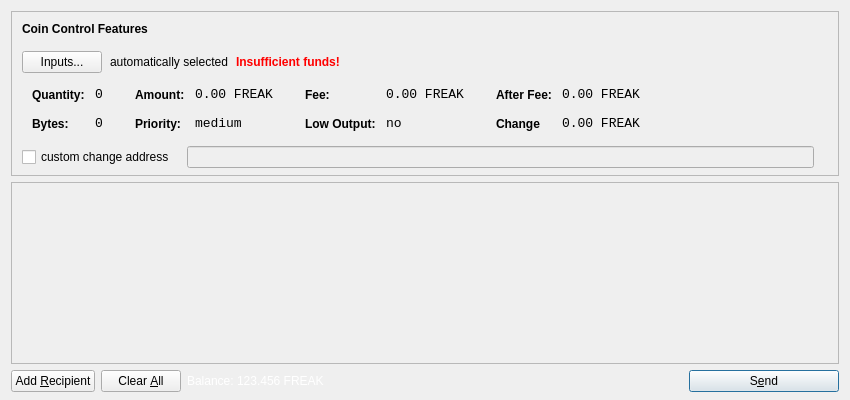
<?xml version="1.0" encoding="UTF-8"?>
<ui version="4.0">
 <class>SendCoinsDialog</class>
 <widget class="QDialog" name="SendCoinsDialog">
  <property name="geometry">
   <rect>
    <x>0</x>
    <y>0</y>
    <width>850</width>
    <height>400</height>
   </rect>
  </property>
  <property name="windowTitle">
   <string>Send Coins</string>
  </property>
  <layout class="QVBoxLayout" name="verticalLayout" stretch="0,1,0">
   <property name="bottomMargin">
    <number>8</number>
   </property>
   <item>
    <widget class="QFrame" name="frameCoinControl">
     <property name="sizePolicy">
      <sizepolicy hsizetype="Expanding" vsizetype="Expanding">
       <horstretch>0</horstretch>
       <verstretch>0</verstretch>
      </sizepolicy>
     </property>
     <property name="maximumSize">
      <size>
       <width>16777215</width>
       <height>16777215</height>
      </size>
     </property>
     <property name="frameShape">
      <enum>QFrame::StyledPanel</enum>
     </property>
     <property name="frameShadow">
      <enum>QFrame::Sunken</enum>
     </property>
     <layout class="QVBoxLayout" name="verticalLayoutCoinControl2">
      <property name="spacing">
       <number>-1</number>
      </property>
      <property name="leftMargin">
       <number>0</number>
      </property>
      <property name="topMargin">
       <number>0</number>
      </property>
      <property name="rightMargin">
       <number>0</number>
      </property>
      <property name="bottomMargin">
       <number>6</number>
      </property>
      <item>
       <layout class="QVBoxLayout" name="verticalLayoutCoinControl" stretch="0,0,0,0,1">
        <property name="spacing">
         <number>0</number>
        </property>
        <property name="leftMargin">
         <number>10</number>
        </property>
        <property name="topMargin">
         <number>10</number>
        </property>
        <item>
         <layout class="QHBoxLayout" name="horizontalLayoutCoinControl1">
          <property name="bottomMargin">
           <number>15</number>
          </property>
          <item>
           <widget class="QLabel" name="labelCoinControlFeatures">
            <property name="sizePolicy">
             <sizepolicy hsizetype="Preferred" vsizetype="Maximum">
              <horstretch>0</horstretch>
              <verstretch>0</verstretch>
             </sizepolicy>
            </property>
            <property name="font">
             <font>
              <weight>75</weight>
              <bold>true</bold>
             </font>
            </property>
            <property name="styleSheet">
             <string notr="true">font-weight:bold;</string>
            </property>
            <property name="text">
             <string>Coin Control Features</string>
            </property>
           </widget>
          </item>
         </layout>
        </item>
        <item>
         <layout class="QHBoxLayout" name="horizontalLayoutCoinControl2" stretch="0,0,0,0">
          <property name="spacing">
           <number>8</number>
          </property>
          <property name="bottomMargin">
           <number>10</number>
          </property>
          <item>
           <widget class="QPushButton" name="pushButtonCoinControl">
            <property name="styleSheet">
             <string notr="true"/>
            </property>
            <property name="text">
             <string>Inputs...</string>
            </property>
           </widget>
          </item>
          <item>
           <widget class="QLabel" name="labelCoinControlAutomaticallySelected">
            <property name="text">
             <string>automatically selected</string>
            </property>
            <property name="margin">
             <number>5</number>
            </property>
           </widget>
          </item>
          <item>
           <widget class="QLabel" name="labelCoinControlInsuffFunds">
            <property name="font">
             <font>
              <weight>75</weight>
              <bold>true</bold>
             </font>
            </property>
            <property name="styleSheet">
             <string notr="true">color:red;font-weight:bold;</string>
            </property>
            <property name="text">
             <string>Insufficient funds!</string>
            </property>
            <property name="margin">
             <number>5</number>
            </property>
           </widget>
          </item>
          <item>
           <spacer name="horizontalSpacerCoinControl">
            <property name="orientation">
             <enum>Qt::Horizontal</enum>
            </property>
            <property name="sizeHint" stdset="0">
             <size>
              <width>40</width>
              <height>1</height>
             </size>
            </property>
           </spacer>
          </item>
         </layout>
        </item>
        <item>
         <widget class="QWidget" name="widgetCoinControl" native="true">
          <property name="sizePolicy">
           <sizepolicy hsizetype="Preferred" vsizetype="Preferred">
            <horstretch>0</horstretch>
            <verstretch>0</verstretch>
           </sizepolicy>
          </property>
          <property name="minimumSize">
           <size>
            <width>0</width>
            <height>0</height>
           </size>
          </property>
          <property name="styleSheet">
           <string notr="true"/>
          </property>
          <layout class="QHBoxLayout" name="horizontalLayoutCoinControl5">
           <property name="margin">
            <number>0</number>
           </property>
           <item>
            <layout class="QHBoxLayout" name="horizontalLayoutCoinControl3" stretch="0,0,0,1">
             <property name="spacing">
              <number>20</number>
             </property>
             <property name="topMargin">
              <number>0</number>
             </property>
             <property name="bottomMargin">
              <number>10</number>
             </property>
             <item>
              <layout class="QFormLayout" name="formLayoutCoinControl1">
               <property name="horizontalSpacing">
                <number>10</number>
               </property>
               <property name="verticalSpacing">
                <number>14</number>
               </property>
               <property name="leftMargin">
                <number>10</number>
               </property>
               <property name="topMargin">
                <number>4</number>
               </property>
               <property name="rightMargin">
                <number>6</number>
               </property>
               <item row="0" column="0">
                <widget class="QLabel" name="labelCoinControlQuantityText">
                 <property name="styleSheet">
                  <string notr="true">font-weight:bold;</string>
                 </property>
                 <property name="text">
                  <string>Quantity:</string>
                 </property>
                 <property name="margin">
                  <number>0</number>
                 </property>
                </widget>
               </item>
               <item row="0" column="1">
                <widget class="QLabel" name="labelCoinControlQuantity">
                 <property name="font">
                  <font>
                   <family>Monospace</family>
                   <pointsize>10</pointsize>
                  </font>
                 </property>
                 <property name="cursor">
                  <cursorShape>IBeamCursor</cursorShape>
                 </property>
                 <property name="contextMenuPolicy">
                  <enum>Qt::ActionsContextMenu</enum>
                 </property>
                 <property name="text">
                  <string>0</string>
                 </property>
                 <property name="margin">
                  <number>0</number>
                 </property>
                 <property name="textInteractionFlags">
                  <set>Qt::LinksAccessibleByMouse|Qt::TextSelectableByKeyboard|Qt::TextSelectableByMouse</set>
                 </property>
                </widget>
               </item>
               <item row="1" column="0">
                <widget class="QLabel" name="labelCoinControlBytesText">
                 <property name="styleSheet">
                  <string notr="true">font-weight:bold;</string>
                 </property>
                 <property name="text">
                  <string>Bytes:</string>
                 </property>
                </widget>
               </item>
               <item row="1" column="1">
                <widget class="QLabel" name="labelCoinControlBytes">
                 <property name="font">
                  <font>
                   <family>Monospace</family>
                   <pointsize>10</pointsize>
                  </font>
                 </property>
                 <property name="cursor">
                  <cursorShape>IBeamCursor</cursorShape>
                 </property>
                 <property name="contextMenuPolicy">
                  <enum>Qt::ActionsContextMenu</enum>
                 </property>
                 <property name="text">
                  <string>0</string>
                 </property>
                 <property name="textInteractionFlags">
                  <set>Qt::LinksAccessibleByMouse|Qt::TextSelectableByKeyboard|Qt::TextSelectableByMouse</set>
                 </property>
                </widget>
               </item>
              </layout>
             </item>
             <item>
              <layout class="QFormLayout" name="formLayoutCoinControl2">
               <property name="horizontalSpacing">
                <number>10</number>
               </property>
               <property name="verticalSpacing">
                <number>14</number>
               </property>
               <property name="leftMargin">
                <number>6</number>
               </property>
               <property name="topMargin">
                <number>4</number>
               </property>
               <property name="rightMargin">
                <number>6</number>
               </property>
               <item row="0" column="0">
                <widget class="QLabel" name="labelCoinControlAmountText">
                 <property name="styleSheet">
                  <string notr="true">font-weight:bold;</string>
                 </property>
                 <property name="text">
                  <string>Amount:</string>
                 </property>
                 <property name="margin">
                  <number>0</number>
                 </property>
                </widget>
               </item>
               <item row="0" column="1">
                <widget class="QLabel" name="labelCoinControlAmount">
                 <property name="font">
                  <font>
                   <family>Monospace</family>
                   <pointsize>10</pointsize>
                  </font>
                 </property>
                 <property name="cursor">
                  <cursorShape>IBeamCursor</cursorShape>
                 </property>
                 <property name="contextMenuPolicy">
                  <enum>Qt::ActionsContextMenu</enum>
                 </property>
                 <property name="text">
                  <string>0.00 FREAK</string>
                 </property>
                 <property name="textInteractionFlags">
                  <set>Qt::LinksAccessibleByMouse|Qt::TextSelectableByKeyboard|Qt::TextSelectableByMouse</set>
                 </property>
                </widget>
               </item>
               <item row="1" column="0">
                <widget class="QLabel" name="labelCoinControlPriorityText">
                 <property name="styleSheet">
                  <string notr="true">font-weight:bold;</string>
                 </property>
                 <property name="text">
                  <string>Priority:</string>
                 </property>
                </widget>
               </item>
               <item row="1" column="1">
                <widget class="QLabel" name="labelCoinControlPriority">
                 <property name="font">
                  <font>
                   <family>Monospace</family>
                   <pointsize>10</pointsize>
                  </font>
                 </property>
                 <property name="cursor">
                  <cursorShape>IBeamCursor</cursorShape>
                 </property>
                 <property name="contextMenuPolicy">
                  <enum>Qt::ActionsContextMenu</enum>
                 </property>
                 <property name="text">
                  <string>medium</string>
                 </property>
                 <property name="textInteractionFlags">
                  <set>Qt::LinksAccessibleByMouse|Qt::TextSelectableByKeyboard|Qt::TextSelectableByMouse</set>
                 </property>
                </widget>
               </item>
              </layout>
             </item>
             <item>
              <layout class="QFormLayout" name="formLayoutCoinControl3">
               <property name="horizontalSpacing">
                <number>10</number>
               </property>
               <property name="verticalSpacing">
                <number>14</number>
               </property>
               <property name="leftMargin">
                <number>6</number>
               </property>
               <property name="topMargin">
                <number>4</number>
               </property>
               <property name="rightMargin">
                <number>6</number>
               </property>
               <item row="0" column="0">
                <widget class="QLabel" name="labelCoinControlFeeText">
                 <property name="styleSheet">
                  <string notr="true">font-weight:bold;</string>
                 </property>
                 <property name="text">
                  <string>Fee:</string>
                 </property>
                 <property name="margin">
                  <number>0</number>
                 </property>
                </widget>
               </item>
               <item row="0" column="1">
                <widget class="QLabel" name="labelCoinControlFee">
                 <property name="font">
                  <font>
                   <family>Monospace</family>
                   <pointsize>10</pointsize>
                  </font>
                 </property>
                 <property name="cursor">
                  <cursorShape>IBeamCursor</cursorShape>
                 </property>
                 <property name="contextMenuPolicy">
                  <enum>Qt::ActionsContextMenu</enum>
                 </property>
                 <property name="text">
                  <string>0.00 FREAK</string>
                 </property>
                 <property name="textInteractionFlags">
                  <set>Qt::LinksAccessibleByMouse|Qt::TextSelectableByKeyboard|Qt::TextSelectableByMouse</set>
                 </property>
                </widget>
               </item>
               <item row="1" column="0">
                <widget class="QLabel" name="labelCoinControlLowOutputText">
                 <property name="styleSheet">
                  <string notr="true">font-weight:bold;</string>
                 </property>
                 <property name="text">
                  <string>Low Output:</string>
                 </property>
                </widget>
               </item>
               <item row="1" column="1">
                <widget class="QLabel" name="labelCoinControlLowOutput">
                 <property name="font">
                  <font>
                   <family>Monospace</family>
                   <pointsize>10</pointsize>
                  </font>
                 </property>
                 <property name="cursor">
                  <cursorShape>IBeamCursor</cursorShape>
                 </property>
                 <property name="contextMenuPolicy">
                  <enum>Qt::ActionsContextMenu</enum>
                 </property>
                 <property name="text">
                  <string>no</string>
                 </property>
                 <property name="textInteractionFlags">
                  <set>Qt::LinksAccessibleByMouse|Qt::TextSelectableByKeyboard|Qt::TextSelectableByMouse</set>
                 </property>
                </widget>
               </item>
              </layout>
             </item>
             <item>
              <layout class="QFormLayout" name="formLayoutCoinControl4">
               <property name="horizontalSpacing">
                <number>10</number>
               </property>
               <property name="verticalSpacing">
                <number>14</number>
               </property>
               <property name="leftMargin">
                <number>6</number>
               </property>
               <property name="topMargin">
                <number>4</number>
               </property>
               <property name="rightMargin">
                <number>6</number>
               </property>
               <item row="0" column="0">
                <widget class="QLabel" name="labelCoinControlAfterFeeText">
                 <property name="styleSheet">
                  <string notr="true">font-weight:bold;</string>
                 </property>
                 <property name="text">
                  <string>After Fee:</string>
                 </property>
                 <property name="margin">
                  <number>0</number>
                 </property>
                </widget>
               </item>
               <item row="0" column="1">
                <widget class="QLabel" name="labelCoinControlAfterFee">
                 <property name="font">
                  <font>
                   <family>Monospace</family>
                   <pointsize>10</pointsize>
                  </font>
                 </property>
                 <property name="cursor">
                  <cursorShape>IBeamCursor</cursorShape>
                 </property>
                 <property name="contextMenuPolicy">
                  <enum>Qt::ActionsContextMenu</enum>
                 </property>
                 <property name="text">
                  <string>0.00 FREAK</string>
                 </property>
                 <property name="textInteractionFlags">
                  <set>Qt::LinksAccessibleByMouse|Qt::TextSelectableByKeyboard|Qt::TextSelectableByMouse</set>
                 </property>
                </widget>
               </item>
               <item row="1" column="0">
                <widget class="QLabel" name="labelCoinControlChangeText">
                 <property name="styleSheet">
                  <string notr="true">font-weight:bold;</string>
                 </property>
                 <property name="text">
                  <string>Change</string>
                 </property>
                </widget>
               </item>
               <item row="1" column="1">
                <widget class="QLabel" name="labelCoinControlChange">
                 <property name="font">
                  <font>
                   <family>Monospace</family>
                   <pointsize>10</pointsize>
                  </font>
                 </property>
                 <property name="cursor">
                  <cursorShape>IBeamCursor</cursorShape>
                 </property>
                 <property name="contextMenuPolicy">
                  <enum>Qt::ActionsContextMenu</enum>
                 </property>
                 <property name="text">
                  <string>0.00 FREAK</string>
                 </property>
                 <property name="textInteractionFlags">
                  <set>Qt::LinksAccessibleByMouse|Qt::TextSelectableByKeyboard|Qt::TextSelectableByMouse</set>
                 </property>
                </widget>
               </item>
              </layout>
             </item>
            </layout>
           </item>
          </layout>
         </widget>
        </item>
        <item>
         <layout class="QHBoxLayout" name="horizontalLayoutCoinControl4" stretch="0,0,0">
          <property name="spacing">
           <number>12</number>
          </property>
          <property name="sizeConstraint">
           <enum>QLayout::SetDefaultConstraint</enum>
          </property>
          <property name="topMargin">
           <number>5</number>
          </property>
          <property name="rightMargin">
           <number>5</number>
          </property>
          <item>
           <widget class="QCheckBox" name="checkBoxCoinControlChange">
            <property name="text">
             <string>custom change address</string>
            </property>
           </widget>
          </item>
          <item>
           <widget class="QLineEdit" name="lineEditCoinControlChange">
            <property name="enabled">
             <bool>false</bool>
            </property>
            <property name="sizePolicy">
             <sizepolicy hsizetype="Expanding" vsizetype="Fixed">
              <horstretch>0</horstretch>
              <verstretch>0</verstretch>
             </sizepolicy>
            </property>
           </widget>
          </item>
          <item>
           <widget class="QLabel" name="labelCoinControlChangeLabel">
            <property name="sizePolicy">
             <sizepolicy hsizetype="Preferred" vsizetype="Expanding">
              <horstretch>0</horstretch>
              <verstretch>0</verstretch>
             </sizepolicy>
            </property>
            <property name="minimumSize">
             <size>
              <width>0</width>
              <height>0</height>
             </size>
            </property>
            <property name="text">
             <string/>
            </property>
            <property name="margin">
             <number>3</number>
            </property>
           </widget>
          </item>
         </layout>
        </item>
        <item>
         <spacer name="verticalSpacerCoinControl">
          <property name="orientation">
           <enum>Qt::Vertical</enum>
          </property>
          <property name="sizeHint" stdset="0">
           <size>
            <width>800</width>
            <height>1</height>
           </size>
          </property>
         </spacer>
        </item>
       </layout>
      </item>
     </layout>
    </widget>
   </item>
   <item>
    <widget class="QScrollArea" name="scrollArea">
     <property name="widgetResizable">
      <bool>true</bool>
     </property>
     <widget class="QWidget" name="scrollAreaWidgetContents">
      <property name="geometry">
       <rect>
        <x>0</x>
        <y>0</y>
        <width>830</width>
        <height>165</height>
       </rect>
      </property>
      <layout class="QVBoxLayout" name="verticalLayout_2">
       <property name="margin">
        <number>0</number>
       </property>
       <item>
        <layout class="QVBoxLayout" name="entries">
         <property name="spacing">
          <number>6</number>
         </property>
        </layout>
       </item>
       <item>
        <spacer name="verticalSpacer">
         <property name="orientation">
          <enum>Qt::Vertical</enum>
         </property>
         <property name="sizeHint" stdset="0">
          <size>
           <width>20</width>
           <height>40</height>
          </size>
         </property>
        </spacer>
       </item>
      </layout>
     </widget>
    </widget>
   </item>
   <item>
    <layout class="QHBoxLayout" name="horizontalLayout">
     <item>
      <widget class="QPushButton" name="addButton">
       <property name="toolTip">
        <string>Send to multiple recipients at once</string>
       </property>
       <property name="text">
        <string>Add &amp;Recipient</string>
       </property>
       <property name="icon">
        <iconset resource="../bitcoin.qrc">
         <normaloff>:/icons/add</normaloff>:/icons/add</iconset>
       </property>
       <property name="autoDefault">
        <bool>false</bool>
       </property>
      </widget>
     </item>
     <item>
      <widget class="QPushButton" name="clearButton">
       <property name="sizePolicy">
        <sizepolicy hsizetype="Minimum" vsizetype="Fixed">
         <horstretch>0</horstretch>
         <verstretch>0</verstretch>
        </sizepolicy>
       </property>
       <property name="toolTip">
        <string>Remove all transaction fields</string>
       </property>
       <property name="text">
        <string>Clear &amp;All</string>
       </property>
       <property name="icon">
        <iconset resource="../bitcoin.qrc">
         <normaloff>:/icons/remove</normaloff>:/icons/remove</iconset>
       </property>
       <property name="autoRepeatDelay">
        <number>300</number>
       </property>
       <property name="autoDefault">
        <bool>false</bool>
       </property>
      </widget>
     </item>
     <item>
      <layout class="QHBoxLayout" name="horizontalLayout_2">
       <property name="spacing">
        <number>3</number>
       </property>
       <item>
        <widget class="QLabel" name="label">
         <property name="sizePolicy">
          <sizepolicy hsizetype="Preferred" vsizetype="Fixed">
           <horstretch>0</horstretch>
           <verstretch>0</verstretch>
          </sizepolicy>
         </property>
         <property name="styleSheet">
             <string notr="true">QLabel { color: white; }</string>
         </property>
         <property name="text">
          <string>Balance:</string>
         </property>
        </widget>
       </item>
       <item>
        <widget class="QLabel" name="labelBalance">
         <property name="sizePolicy">
          <sizepolicy hsizetype="Preferred" vsizetype="Fixed">
           <horstretch>0</horstretch>
           <verstretch>0</verstretch>
          </sizepolicy>
         </property>
         <property name="cursor">
          <cursorShape>IBeamCursor</cursorShape>
         </property>
         <property name="styleSheet">
             <string notr="true">QLabel { color: white; }</string>
            </property>
         <property name="text">
          <string>123.456 FREAK</string>
         </property>
         <property name="textInteractionFlags">
          <set>Qt::LinksAccessibleByMouse|Qt::TextSelectableByKeyboard|Qt::TextSelectableByMouse</set>
         </property>
        </widget>
       </item>
      </layout>
     </item>
     <item>
      <spacer name="horizontalSpacer">
       <property name="orientation">
        <enum>Qt::Horizontal</enum>
       </property>
       <property name="sizeHint" stdset="0">
        <size>
         <width>40</width>
         <height>20</height>
        </size>
       </property>
      </spacer>
     </item>
     <item>
      <widget class="QPushButton" name="sendButton">
       <property name="minimumSize">
        <size>
         <width>150</width>
         <height>0</height>
        </size>
       </property>
       <property name="toolTip">
        <string>Confirm the send action</string>
       </property>
       <property name="text">
        <string>S&amp;end</string>
       </property>
       <property name="icon">
        <iconset resource="../bitcoin.qrc">
         <normaloff>:/icons/send</normaloff>:/icons/send</iconset>
       </property>
       <property name="default">
        <bool>true</bool>
       </property>
      </widget>
     </item>
    </layout>
   </item>
  </layout>
 </widget>
 <resources>
  <include location="../bitcoin.qrc"/>
 </resources>
 <connections/>
</ui>
